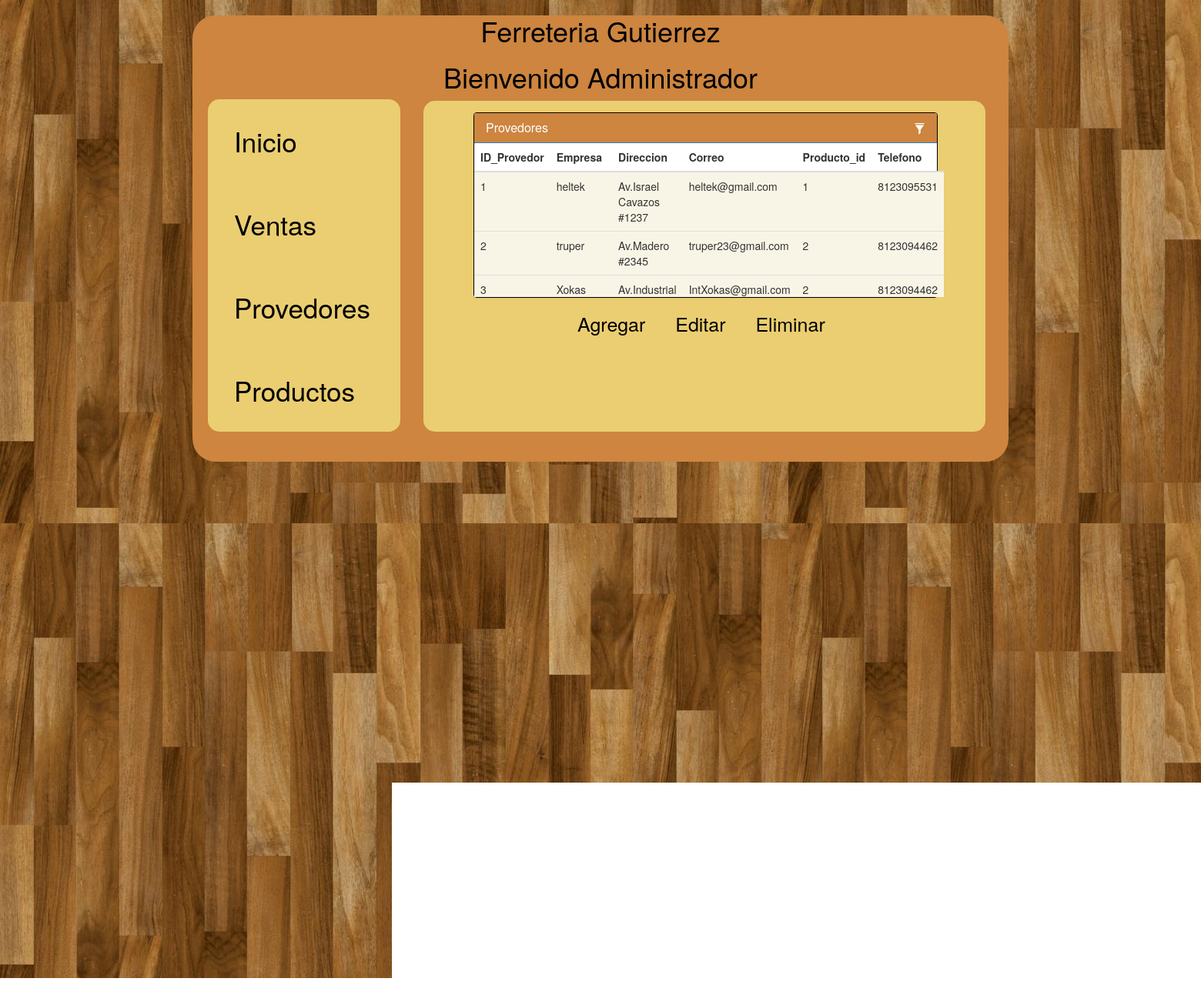
The app's page /MenuProvedores.php with its own data.
### tables this page shows
CREATE TABLE `provedores` (
  `id_provedor` int(10) NOT NULL,
  `empresa` varchar(20) NOT NULL,
  `direccion` varchar(50) NOT NULL,
  `correo` varchar(50) NOT NULL,
  `producto_id` int(10) NOT NULL,
  `telefono` varchar(10) NOT NULL
);

### MenuProvedores.php (the view, shortened to what this page needs)
<?php
  $server="localhost";
  $user= "root";
  $pass="";
  $db="ferreteria";
  $conn=mysqli_connect($server,$user,$pass,$db) or die("No se pudo establecer una conexion con la base de datos");
?>
<!DOCTYPE html>
<html>
<head>
    <link href="//netdna.bootstrapcdn.com/bootstrap/3.1.0/css/bootstrap.min.css" rel="stylesheet" id="bootstrap-css">
    <link rel="stylesheet" type="text/css" href="CSS/EstiloGeneral.css">
    <link rel="stylesheet" type="text/css" href="CSS/EstiloProvedores.css">
</head>
<body background="Imagenes/fondo.jpg" style="overflow-y:hidden; overflow-x:hidden;">
    <div class="e">
        <h1 align="center" style="color:black;">Ferreteria Gutierrez</h1>
        <h1 align="center" style="color:black;">Bienvenido Administrador</h1>
        <div class="header">
        <ul class="nav">
            <li><a href="Index.php">Inicio</a></li>
            <li><a href="MenuVentas.php">Ventas</a></li>
            <li><a href="MenuProvedores.php">Provedores</a></li>
            <li><a href="MenuProductos.php">Productos</a></li>
        </ul>
        </div>
        <div class="container">
<div class="posicionTabla">
    	<div class="row">
			<div class="col-md-6">
				<div class="panel panel-primary" style="border: 1px solid black; width:603px;">
					<div class="panel-heading" style="background-color:peru;">
						<h3 class="panel-title">Provedores</h3>
						<div class="pull-right">
							<span class="clickable filter" data-toggle="tooltip" title="Toggle table filter" data-container="body">
								<i class="glyphicon glyphicon-filter"></i>
							</span>
						</div>
					</div>
          <div class="provedores">
					<table class="table table-hover" id="dev-table">
						<thead>
							<tr>
                  <th>ID_Provedor</th>
                  <th>Empresa</th>
                  <th>Direccion</th>
                  <th>Correo</th>
                  <th>Producto_id</th>
                  <th>Telefono</th>
							</tr>
						</thead>
						<tbody>
            <?php
                  $sql="SELECT * from provedores ORDER BY id_provedor";
                  $result= mysqli_query($conn,$sql);
                  while($mostrar=mysqli_fetch_array($result)){
                ?>
                      <tr>
                          <td><?php echo $mostrar['id_provedor'] ?></td>
                          <td><?php echo $mostrar['empresa'] ?></td>
                          <td><?php echo $mostrar['direccion'] ?></td>
                          <td><?php echo $mostrar['correo'] ?></td>
                          <td><?php echo $mostrar['producto_id']?></td>
                          <td><?php echo $mostrar['telefono'] ?></td>
                      </tr>
                <?php
                  }
                ?>
						</tbody>
					</table>
          </div>
          </div>
				</div>
			</div>
			<div class="col-md-6">
			</div>
		</div>
	</div>
        <ul class="submenu">
            <li><a href="AgregarProvedorParteUno.php">Agregar</a></li>
            <li><a href="EditarProvedorParteUno.php">Editar</a></li>
            <li><a href="EliminarProvedorParteUno.php">Eliminar</a></li>
        </ul>
    </div>
</body>
</html>

### CSS/EstiloGeneral.css (style rules this page uses)
.e { margin: 0 auto; padding: 0px; background-color: peru; width:1060px; height:580px; border-radius: 30px; }
.header { background-color: #EACE71; border-radius: 15px; padding: 0px; margin: 0px; width: 250px; position: relative; right: -20px; }
.nav { list-style: none; }
.nav li { padding: 19px; }
.nav li a { color:black; text-decoration: none; font-size: 35px; }

### CSS/EstiloProvedores.css (style rules this page uses)
table tr td { background-color: #F9F5E6; width: 90px; }
ul li { list-style: none; display: inline-block; padding-right: 35px; }
ul li a { color: black; font-size:25px; text-decoration: none; }
.submenu { position: relative; right: -460px; top: -890px; }
.row { margin-top:40px; padding: 0 10px; }
.clickable { cursor: pointer; }
.panel-heading div { margin-top: -18px; font-size: 15px; }
.panel-heading div span { margin-left:5px; }
.posicionTabla { position: relative; right: -340px; top:-885px; width: 1090px; }
.provedores { width: 610px; height: 200px; overflow-x: scroll; overflow-y: scroll; }
.provedores table td { border:none; }

### records on screen
provedores: id_provedor "1", empresa "heltek", direccion "Av.Israel Cavazos #1237", correo "heltek@gmail.com", producto "1", telefono "8123095531"
provedores: id_provedor "2", empresa "truper", direccion "Av.Madero #2345", correo "truper23@gmail.com", producto "2", telefono "8123094462"
provedores: id_provedor "3", empresa "Xokas", direccion "Av.Industrial…", correo "IntXokas@gmail.com", producto "2", telefono "8123094462"
